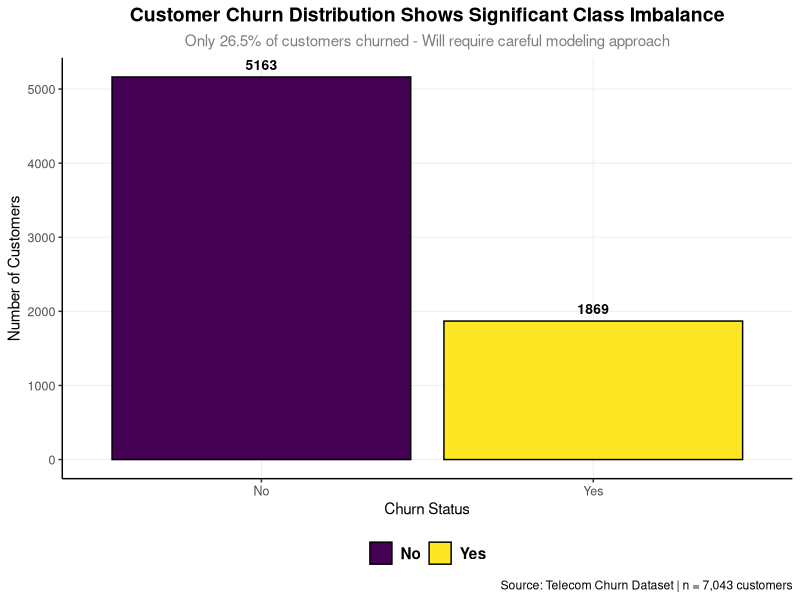
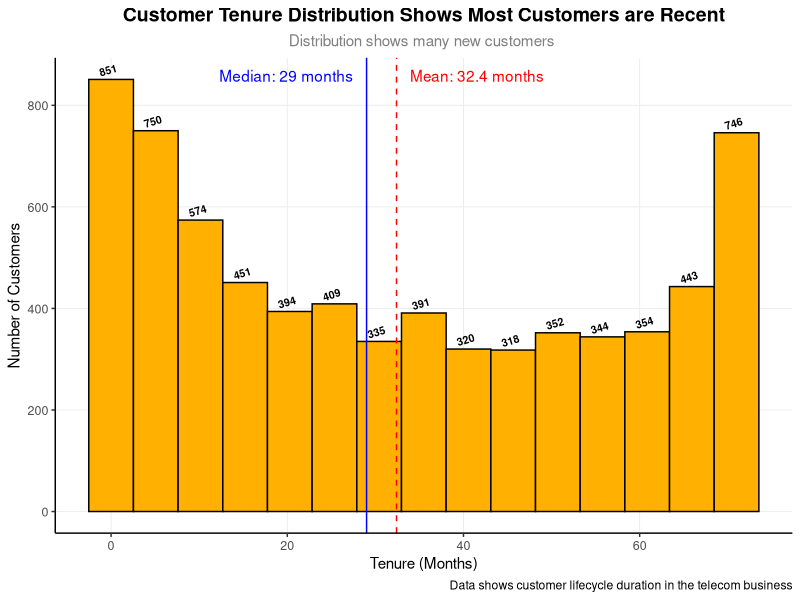
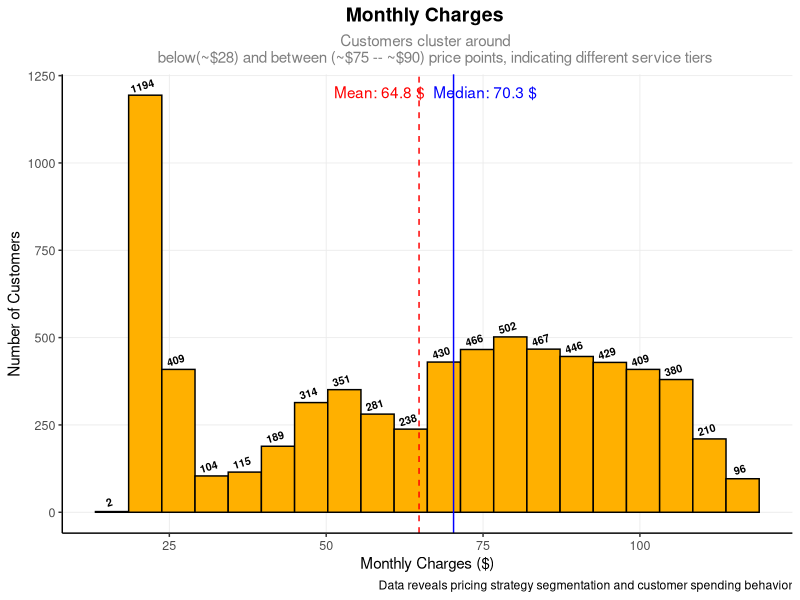

The R source for these figures, in order:
# Set consistent theme for ALL plots
library(tidyverse)
library(ggplot2)
library(viridis)
library(patchwork)# For arranging multiple plots
library(here)
cleaned_data <- read.csv(here("data/processed" , "clean_data.csv"))
# Custom theme for publication quality
theme_custom <- theme_classic() +
  theme(
    text = element_text(family = "sans", color = "black"  ,  size = 11),
    plot.title = element_text(size = 14, face = "bold", hjust = 0.5),
    plot.subtitle = element_text(size = 11, color = "gray50", hjust = 0.5),
    axis.title = element_text(size = 11, face = "plain"),
    axis.text = element_text(size = 9 , color = "grey30"),
    legend.position = "bottom" , 
    legend.title = element_text(face = "bold"),
    legend.text = element_text(face = "bold" ,size = 11),
    legend.background = element_rect(fill = "white" , color = NA) , 
    panel.grid.major = element_line(color = "grey92" , linewidth = 0.3),
    panel.grid.minor = element_blank()
  )


# 1. CHURN DISTRIBUTION - Global churn rate
plot_1 <- cleaned_data %>%
  mutate(churn_label = ifelse(churn == 1, "Yes", "No")) %>%
  ggplot(aes(x = churn_label , fill = churn_label)) +
  geom_bar( color = "black") +
  geom_text(stat = 'count', aes(label = after_stat(count) ), 
            vjust = -0.7, size = 3.5  , 
            , fontface = "bold") +
  labs(
    title = "Customer Churn Distribution Shows Significant Class Imbalance",
    subtitle = "Only 26.5% of customers churned - Will require careful modeling approach",
    x = "Churn Status",
    y = "Number of Customers",
    fill = NULL, 
    caption = "Source: Telecom Churn Dataset | n = 7,043 customers"
  ) +
  scale_fill_viridis_d() +
  theme_custom
ggsave("CHURN_DISTRIBUTION.png" , 
        plot = plot_1,
        width = 16, height = 9, units = "in")

# plot2
 mean_value <-  round(mean(cleaned_data$tenure) , 1)
median_value <- round(median(cleaned_data$tenure) , 1)
label_1 <-  paste0("Mean: " , mean_value ," months")
label_2 <-  paste0("Median: " , median_value ," months")
plot_2 <- ggplot(data = cleaned_data ,  aes(x = tenure)) +
  geom_histogram(color = "black" , fill = "#FFB000" , bins = 15 ) +
  geom_text(stat = "bin" , aes(label = after_stat(count)) , 
            vjust = -0.7 , size = 2.7 , 
            fontface = "bold" , 
            angle = 17 , 
            bins = 15) +
   labs(
    title = "Customer Tenure Distribution Shows Most Customers are Recent",
    subtitle = "Distribution shows many new customers ",
    y = "Number of Customers",
    x = "Tenure (Months)",
    fill = NULL, 
    caption = "Data shows customer lifecycle duration in the telecom business"
  ) +
   geom_vline(xintercept = mean_value, color = "red", linetype = "dashed") +
   geom_vline(xintercept = median_value, color = "blue") +
   annotate("text", x = mean_value, y = Inf, label = label_1, 
            vjust = 2, hjust = -0.1, color = "red") +
   annotate("text", x = median_value, y = Inf, label = label_2 , 
            vjust = 2, hjust = 1.1, color = "blue") +
   theme_custom
ggsave("tenure_distribution.png" , 
       plot = plot_2 , 
       width = 16, height = 9, units = "in"
       )


# plot3
mean_monthly <-  round(mean(cleaned_data$monthly_charges) , 1)
median_monthly <- round(median(cleaned_data$monthly_charges) , 1)
label_1 <-  paste0("Mean: " , mean_monthly ," $")
label_2 <-  paste0("Median: " , median_monthly ," $")
plot_3 <- ggplot(data = cleaned_data ,  aes(x = monthly_charges)) +
  geom_histogram(color = "black" , fill = "#FFB000" , bins = 20) +
  geom_text(stat = "bin" , aes(label = after_stat(count)) , 
            vjust = -0.7 , size = 2.7 , 
            fontface = "bold" , 
            angle = 17 , 
            bins = 20) +
  labs(
    title = "Monthly Charges ",
    subtitle = "Customers cluster around 
    below(~$28) and between (~$75 -- ~$90) price points, indicating different service tiers",
    y = "Number of Customers",
    x = "Monthly Charges ($)",
    fill = NULL, 
    caption = "Data reveals pricing strategy segmentation and customer spending behavior"
  ) +
  geom_vline(xintercept = mean_monthly, color = "red", linetype = "dashed") +
  geom_vline(xintercept = median_monthly, color = "blue") +
  annotate("text", x = mean_monthly -15, y = Inf, label = label_1, 
           vjust = 2, hjust = -0.1, color = "red") +
  annotate("text", x = median_monthly +15, y = Inf, label = label_2 , 
           vjust = 2, hjust = 1.1, color = "blue") +
  theme_custom


ggsave("monthly_charges_distribution.png" , 
       plot = plot_3 , 
       width = 16, height = 9, units = "in")
